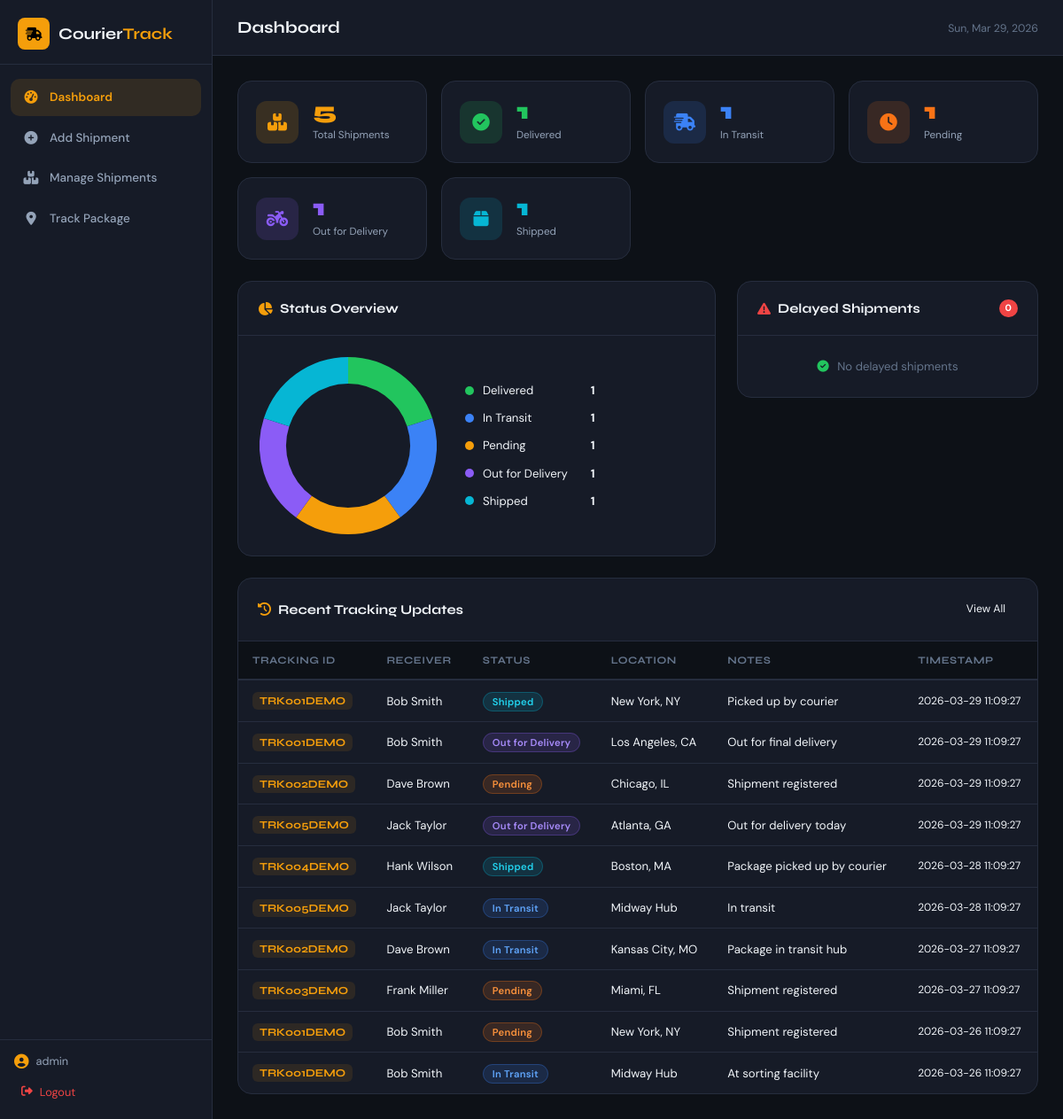
The page /dashboard (signed in) on the database its author committed.
### tables this page shows
CREATE TABLE tracking_history (
            id          INTEGER PRIMARY KEY AUTOINCREMENT,
            shipment_id INTEGER NOT NULL,
            status      TEXT NOT NULL,
            location    TEXT,
            notes       TEXT,
            timestamp   TEXT DEFAULT (datetime('now')),
            FOREIGN KEY (shipment_id) REFERENCES shipments(id)
        );

CREATE TABLE shipments (
            id               INTEGER PRIMARY KEY AUTOINCREMENT,
            tracking_id      TEXT UNIQUE NOT NULL,
            sender_name      TEXT NOT NULL,
            receiver_name    TEXT NOT NULL,
            origin           TEXT NOT NULL,
            destination      TEXT NOT NULL,
            sender_contact   TEXT,
            receiver_contact TEXT,
            weight           TEXT,
            description      TEXT,
            status           TEXT DEFAULT 'Pending',
            created_at       TEXT DEFAULT (datetime('now'))
        );

### app.py (the view)
@app.route('/dashboard')
@login_required
def dashboard():
    db = get_db()
    total      = db.execute('SELECT COUNT(*) FROM shipments').fetchone()[0]
    delivered  = db.execute("SELECT COUNT(*) FROM shipments WHERE status='Delivered'").fetchone()[0]
    in_transit = db.execute("SELECT COUNT(*) FROM shipments WHERE status='In Transit'").fetchone()[0]
    pending    = db.execute("SELECT COUNT(*) FROM shipments WHERE status='Pending'").fetchone()[0]
    out_for    = db.execute("SELECT COUNT(*) FROM shipments WHERE status='Out for Delivery'").fetchone()[0]
    shipped    = db.execute("SELECT COUNT(*) FROM shipments WHERE status='Shipped'").fetchone()[0]
    recent_updates = db.execute('''
        SELECT th.*, s.tracking_id, s.receiver_name
        FROM tracking_history th
        JOIN shipments s ON th.shipment_id = s.id
        ORDER BY th.timestamp DESC LIMIT 10
    ''').fetchall()
    delayed = db.execute('''
        SELECT * FROM shipments
        WHERE status IN ('In Transit','Shipped','Pending')
        AND julianday('now') - julianday(created_at) > 5
        ORDER BY created_at ASC
    ''').fetchall()
    stats = {
        'total': total, 'delivered': delivered, 'in_transit': in_transit,
        'pending': pending, 'out_for': out_for, 'shipped': shipped
    }
    return render_template('dashboard.html', stats=stats,
                           recent_updates=recent_updates, delayed=delayed)

### app.py (called while the page is built)
def login_required(f):
    from functools import wraps
    @wraps(f)
    def decorated(*args, **kwargs):
        if 'admin_logged_in' not in session:
            return redirect(url_for('login'))
        return f(*args, **kwargs)
    return decorated

### database.py (called while the page is built)
def get_db():
    from app import app
    if 'db' not in g:
        g.db = sqlite3.connect(DATABASE)
        g.db.row_factory = sqlite3.Row  # Return dict-like rows
    return g.db

### templates/dashboard.html (shortened to what this page needs)
{% extends "base.html" %}
{% block page_title %}Dashboard{% endblock %}
{% block content %}
<div class="stats-grid">
  <div class="stat-card stat-total">
    <div class="stat-icon"><i class="fas fa-boxes-stacked"></i></div>
    <div class="stat-info">
      <span class="stat-num">{{ stats.total }}</span>
      <span class="stat-label">Total Shipments</span>
    </div>
  </div>
  <div class="stat-card stat-delivered">
    <div class="stat-icon"><i class="fas fa-circle-check"></i></div>
    <div class="stat-info">
      <span class="stat-num">{{ stats.delivered }}</span>
      <span class="stat-label">Delivered</span>
    </div>
  </div>
  <div class="stat-card stat-transit">
    <div class="stat-icon"><i class="fas fa-truck-fast"></i></div>
    <div class="stat-info">
      <span class="stat-num">{{ stats.in_transit }}</span>
      <span class="stat-label">In Transit</span>
    </div>
  </div>
  <div class="stat-card stat-pending">
    <div class="stat-icon"><i class="fas fa-clock"></i></div>
    <div class="stat-info">
      <span class="stat-num">{{ stats.pending }}</span>
      <span class="stat-label">Pending</span>
    </div>
  </div>
  <div class="stat-card stat-out">
    <div class="stat-icon"><i class="fas fa-motorcycle"></i></div>
    <div class="stat-info">
      <span class="stat-num">{{ stats.out_for }}</span>
      <span class="stat-label">Out for Delivery</span>
    </div>
  </div>
  <div class="stat-card stat-shipped">
    <div class="stat-icon"><i class="fas fa-box"></i></div>
    <div class="stat-info">
      <span class="stat-num">{{ stats.shipped }}</span>
      <span class="stat-label">Shipped</span>
    </div>
  </div>
</div>
<div class="dash-row">
  <div class="dash-col-wide">
    <div class="card">
      <div class="card-header">
        <h3><i class="fas fa-chart-pie"></i> Status Overview</h3>
      </div>
      <div class="chart-wrap">
        <canvas id="statusChart" width="320" height="320"></canvas>
        <div class="chart-legend" id="chartLegend"></div>
      </div>
    </div>
  </div>
  <div class="dash-col-narrow">
    <div class="card card-alert">
      <div class="card-header">
        <h3><i class="fas fa-triangle-exclamation"></i> Delayed Shipments</h3>
        <span class="badge badge-danger">{{ delayed|length }}</span>
      </div>
      {% if delayed %}
        <div class="alert-list">
          {% for s in delayed %}
          <div class="alert-item">
            <div class="alert-track">{{ s.tracking_id }}</div>
            <div class="alert-dest">→ {{ s.destination }}</div>
            <span class="status-badge status-{{ s.status|replace(' ','_')|lower }}">{{ s.status }}</span>
          </div>
          {% endfor %}
        </div>
      {% else %}
        <div class="empty-state-small">
          <i class="fas fa-check-circle"></i> No delayed shipments
        </div>
      {% endif %}
    </div>
  </div>
</div>
<div class="card">
  <div class="card-header">
    <h3><i class="fas fa-clock-rotate-left"></i> Recent Tracking Updates</h3>
    <a href="{{ url_for('manage_shipments') }}" class="btn-sm">View All</a>
  </div>
  {% if recent_updates %}
  <div class="table-wrap">
    <table class="data-table">
      <thead>
        <tr>
          <th>Tracking ID</th>
          <th>Receiver</th>
          <th>Status</th>
          <th>Location</th>
          <th>Notes</th>
          <th>Timestamp</th>
        </tr>
      </thead>
      <tbody>
        {% for u in recent_updates %}
        <tr>
          <td><span class="track-chip">{{ u.tracking_id }}</span></td>
          <td>{{ u.receiver_name }}</td>
          <td><span class="status-badge status-{{ u.status|replace(' ','_')|lower }}">{{ u.status }}</span></td>
          <td>{{ u.location or '—' }}</td>
          <td>{{ u.notes or '—' }}</td>
          <td class="ts">{{ u.timestamp }}</td>
        </tr>
        {% endfor %}
      </tbody>
    </table>
  </div>
  {% else %}
    <div class="empty-state"><i class="fas fa-inbox"></i><p>No updates yet.</p></div>
  {% endif %}
</div>
<script>
const data = {
  labels: ['Delivered','In Transit','Pending','Out for Delivery','Shipped'],
  datasets:[{
    data:[{{ stats.delivered }},{{ stats.in_transit }},{{ stats.pending }},{{ stats.out_for }},{{ stats.shipped }}],
    backgroundColor:['#22c55e','#3b82f6','#f59e0b','#8b5cf6','#06b6d4'],
    borderWidth:0, hoverOffset:8
  }]
};
const ctx = document.getElementById('statusChart').getContext('2d');
new Chart(ctx,{type:'doughnut',data,options:{
  cutout:'70%',plugins:{legend:{display:false},tooltip:{callbacks:{label:i=>`${i.label}: ${i.raw}`}}}
}});
// Custom legend
const colors = ['#22c55e','#3b82f6','#f59e0b','#8b5cf6','#06b6d4'];
const labels = ['Delivered','In Transit','Pending','Out for Delivery','Shipped'];
const vals   = [{{ stats.delivered }},{{ stats.in_transit }},{{ stats.pending }},{{ stats.out_for }},{{ stats.shipped }}];
const lg = document.getElementById('chartLegend');
labels.forEach((l,i)=>{
  lg.innerHTML += `<div class="leg-item"><span class="leg-dot" style="background:${colors[i]}"></span><span>${l}</span><b>${vals[i]}</b></div>`;
});
</script>
{% endblock %}

### rows shown on the page
tracking_history: tracking_id "TRK001DEMO", receiver_name "Bob Smith", status "Shipped", location "New York, NY", notes "Picked up by courier", timestamp "2026-03-29 11:09:27"
tracking_history: tracking_id "TRK001DEMO", receiver_name "Bob Smith", status "Out for Delivery", location "Los Angeles, CA", notes "Out for final delivery", timestamp "2026-03-29 11:09:27"
tracking_history: tracking_id "TRK002DEMO", receiver_name "Dave Brown", status "Pending", location "Chicago, IL", notes "Shipment registered", timestamp "2026-03-29 11:09:27"
tracking_history: tracking_id "TRK005DEMO", receiver_name "Jack Taylor", status "Out for Delivery", location "Atlanta, GA", notes "Out for delivery today", timestamp "2026-03-29 11:09:27"
tracking_history: tracking_id "TRK004DEMO", receiver_name "Hank Wilson", status "Shipped", location "Boston, MA", notes "Package picked up by courier", timestamp "2026-03-28 11:09:27"
tracking_history: tracking_id "TRK005DEMO", receiver_name "Jack Taylor", status "In Transit", location "Midway Hub", notes "In transit", timestamp "2026-03-28 11:09:27"
tracking_history: tracking_id "TRK002DEMO", receiver_name "Dave Brown", status "In Transit", location "Kansas City, MO", notes "Package in transit hub", timestamp "2026-03-27 11:09:27"
tracking_history: tracking_id "TRK003DEMO", receiver_name "Frank Miller", status "Pending", location "Miami, FL", notes "Shipment registered", timestamp "2026-03-27 11:09:27"
tracking_history: tracking_id "TRK001DEMO", receiver_name "Bob Smith", status "Pending", location "New York, NY", notes "Shipment registered", timestamp "2026-03-26 11:09:27"
tracking_history: tracking_id "TRK001DEMO", receiver_name "Bob Smith", status "In Transit", location "Midway Hub", notes "At sorting facility", timestamp "2026-03-26 11:09:27"

### other values the page prints
{{ session.get('admin_username','Admin') }} "admin"
{{ stats.total }} "5"
{{ stats.delivered }} "1"
{{ stats.in_transit }} "1"
{{ stats.pending }} "1"
{{ stats.out_for }} "1"
{{ stats.shipped }} "1"
{{ delayed|length }} "0"
chart data {{ stats.delivered }} 1
chart data {{ stats.in_transit }} 1
chart data {{ stats.pending }} 1
chart data {{ stats.out_for }} 1
